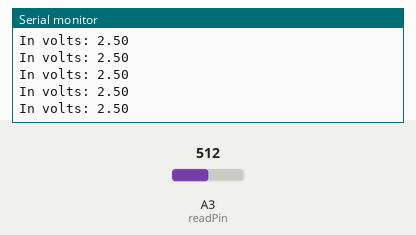
Recording of a sketch running on a simulated Arduino Uno, built with avr-gcc and run on an emulated ATmega328P. Parts: the last lines printed to the serial monitor. Inputs (shaded band) come from the test bench; at power-on: A3 (readPin) = 512.

Above: at 1.2 s.
1.3 s: A3 (readPin) set to 716
At 2.2 s:
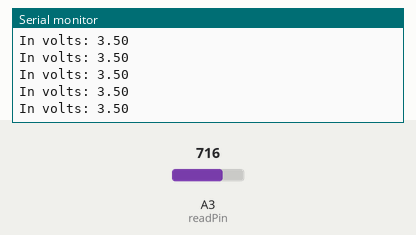
4.3 s: A3 (readPin) set to 900
At 5.3 s:
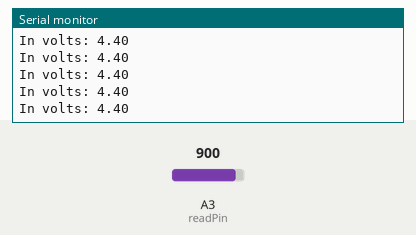
Timing chart, 0 to 7.3 s (numbered marks = the images above; inputs shaded):
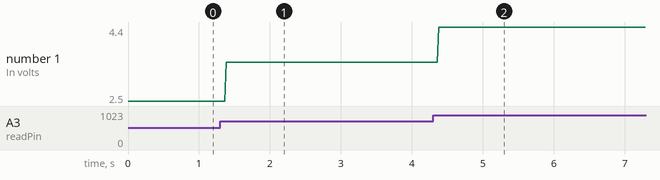

Measured:
- after the input at 1.3 s, the serial monitor: prints a new line after 0.08 s (image 1)
- after the input at 4.3 s, the serial monitor: prints a new line after 0.08 s (image 2)
- plotted number 1: 2.5 → 3.5 after the input at 1.3 s, 3.5 → 4.4 after the input at 4.3 s

The sketch:

_3-calc_volts.ino
```cpp
int readPin = A3;
float V2 = 0;
int readVal;
int delayTime = 500;
void setup()
{
  pinMode(readPin, INPUT);
  Serial.begin(9600);
}

void loop()
{
  V2 = analogRead(readPin);
  //Serial.print("Out of 1023: ");
  //Serial.println(V2);

  readVal = analogRead(readPin);
  V2 = (5. / 1023.) * readVal;
  Serial.print("In volts: ");
  Serial.println(V2);

  //delay(delayTime);
}
```
